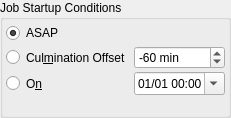
      <widget class="QGroupBox" name="startupGroup">
       <property name="sizePolicy">
        <sizepolicy hsizetype="Preferred" vsizetype="Preferred">
         <horstretch>0</horstretch>
         <verstretch>0</verstretch>
        </sizepolicy>
       </property>
       <property name="title">
        <string>Job Startup Conditions</string>
       </property>
       <layout class="QVBoxLayout" name="verticalLayout_3">
        <property name="spacing">
         <number>3</number>
        </property>
        <property name="leftMargin">
         <number>3</number>
        </property>
        <property name="topMargin">
         <number>3</number>
        </property>
        <property name="rightMargin">
         <number>3</number>
        </property>
        <property name="bottomMargin">
         <number>3</number>
        </property>
        <item>
         <layout class="QGridLayout" name="gridLayout" rowstretch="1,1,1,1">
          <property name="spacing">
           <number>3</number>
          </property>
          <item row="2" column="1">
           <widget class="QDateTimeEdit" name="startupTimeEdit">
            <property name="sizePolicy">
             <sizepolicy hsizetype="Preferred" vsizetype="Preferred">
              <horstretch>0</horstretch>
              <verstretch>0</verstretch>
             </sizepolicy>
            </property>
            <property name="displayFormat">
             <string>dd/MM hh:mm</string>
            </property>
            <property name="calendarPopup">
             <bool>true</bool>
            </property>
           </widget>
          </item>
          <item row="1" column="0">
           <widget class="QRadioButton" name="culminationConditionR">
            <property name="sizePolicy">
             <sizepolicy hsizetype="Preferred" vsizetype="Preferred">
              <horstretch>0</horstretch>
              <verstretch>0</verstretch>
             </sizepolicy>
            </property>
            <property name="toolTip">
             <string>Start the observation job when the object reaches culmination adjusted for the offset value in minutes. By default, the observation job runs 60 minutes prior to culmination.</string>
            </property>
            <property name="text">
             <string>Cul&amp;mination Offset</string>
            </property>
            <attribute name="buttonGroup">
             <string notr="true">startupButtonGroup</string>
            </attribute>
           </widget>
          </item>
          <item row="2" column="0">
           <widget class="QRadioButton" name="startupTimeConditionR">
            <property name="sizePolicy">
             <sizepolicy hsizetype="Preferred" vsizetype="Preferred">
              <horstretch>0</horstretch>
              <verstretch>0</verstretch>
             </sizepolicy>
            </property>
            <property name="toolTip">
             <string>start the job on the specified date and time</string>
            </property>
            <property name="text">
             <string>O&amp;n</string>
            </property>
            <attribute name="buttonGroup">
             <string notr="true">startupButtonGroup</string>
            </attribute>
           </widget>
          </item>
          <item row="1" column="1">
           <widget class="QSpinBox" name="culminationOffset">
            <property name="sizePolicy">
             <sizepolicy hsizetype="Preferred" vsizetype="Preferred">
              <horstretch>0</horstretch>
              <verstretch>0</verstretch>
             </sizepolicy>
            </property>
            <property name="toolTip">
             <string>&lt;html&gt;&lt;head/&gt;&lt;body&gt;&lt;p&gt;Offset in minutes to start imaging before or after culmination time.&lt;/p&gt;&lt;/body&gt;&lt;/html&gt;</string>
            </property>
            <property name="suffix">
             <string> min</string>
            </property>
            <property name="minimum">
             <number>-240</number>
            </property>
            <property name="maximum">
             <number>240</number>
            </property>
            <property name="singleStep">
             <number>10</number>
            </property>
            <property name="value">
             <number>-60</number>
            </property>
           </widget>
          </item>
          <item row="0" column="0" colspan="2">
           <widget class="QRadioButton" name="asapConditionR">
            <property name="sizePolicy">
             <sizepolicy hsizetype="Preferred" vsizetype="Preferred">
              <horstretch>0</horstretch>
              <verstretch>0</verstretch>
             </sizepolicy>
            </property>
            <property name="toolTip">
             <string>Start the observation job as soon as all the constraints, if any, are met. The best candidate target shall be imaged first.</string>
            </property>
            <property name="text">
             <string>ASAP</string>
            </property>
            <property name="checked">
             <bool>true</bool>
            </property>
            <attribute name="buttonGroup">
             <string notr="true">startupButtonGroup</string>
            </attribute>
           </widget>
          </item>
          <item row="3" column="0" colspan="2">
           <widget class="QLabel" name="label_10">
            <property name="text">
             <string/>
            </property>
           </widget>
          </item>
         </layout>
        </item>
       </layout>
      </widget>
